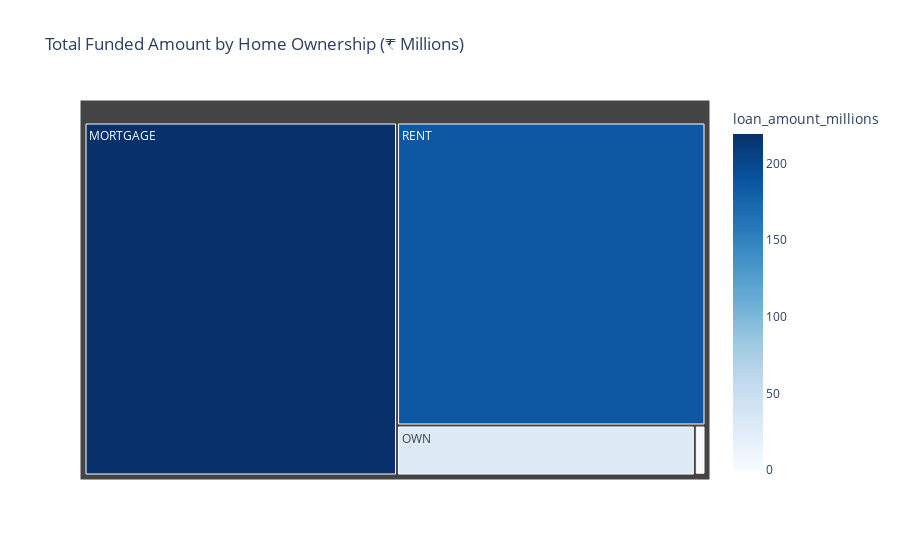

The code cell stored with this chart in its notebook:
### Markdown cell above
#### Home Ownership by Total Funded Amount

### Code cell
home_funding = df.groupby('home_ownership')['loan_amount'].sum().reset_index()
home_funding['loan_amount_millions'] = home_funding['loan_amount'] / 1_000_000

fig = px.treemap(
    home_funding,
    path=['home_ownership'],
    values='loan_amount_millions',
    color='loan_amount_millions',
    color_continuous_scale='Blues',
    title='Total Funded Amount by Home Ownership (₹ Millions)'
)

fig.show()

### Figure 1 — Plotly figure (JSON) as saved in the notebook; plotly's stock layout.template omitted (floating-point values rounded to 4 significant figures)
{"data": [{"branchvalues": "total", "customdata": [[219.3], [0.0168], [1.045], [29.6], [185.8]], "domain": {"x": [0, 1], "y": [0, 1]}, "hovertemplate": "labels=%{label}<br>loan_amount_millions_sum=%{value}<br>parent=%{parent}<br>id=%{id}<br>loan_amount_millions=%{color}<extra></extra>", "ids": ["MORTGAGE", "NONE", "OTHER", "OWN", "RENT"], "labels": ["MORTGAGE", "NONE", "OTHER", "OWN", "RENT"], "marker": {"coloraxis": "coloraxis", "colors": [219.3, 0.0168, 1.045, 29.6, 185.8]}, "name": "", "parents": ["", "", "", "", ""], "type": "treemap", "values": [219.3, 0.0168, 1.045, 29.6, 185.8]}], "layout": {"coloraxis": {"colorbar": {"title": {"text": "loan_amount_millions"}}, "colorscale": [[0, "rgb(247,251,255)"], [0.125, "rgb(222,235,247)"], [0.25, "rgb(198,219,239)"], [0.375, "rgb(158,202,225)"], [0.5, "rgb(107,174,214)"], [0.625, "rgb(66,146,198)"], [0.75, "rgb(33,113,181)"], [0.875, "rgb(8,81,156)"], [1, "rgb(8,48,107)"]]}, "legend": {"tracegroupgap": 0}, "title": {"text": "Total Funded Amount by Home Ownership (₹ Millions)"}}}
